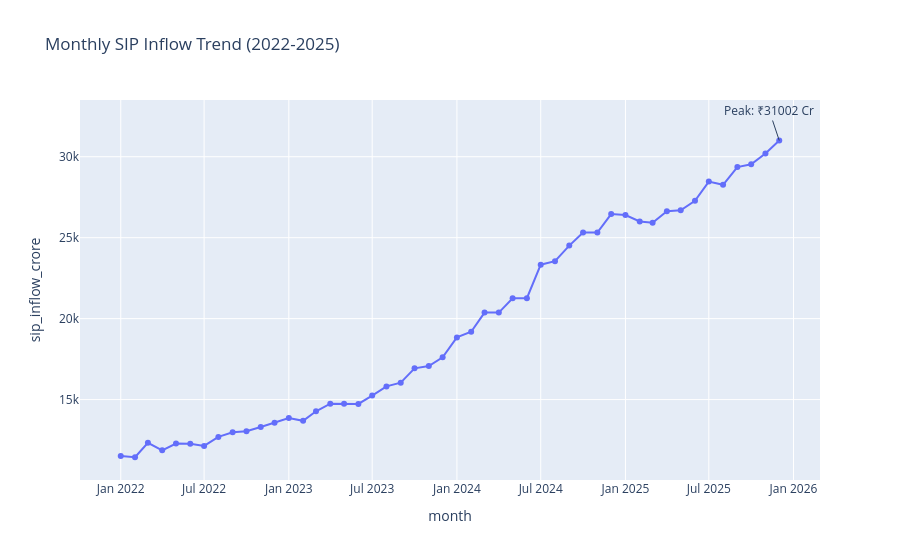

Notebook code cell kept with this figure:
### Code cell
import plotly.express as px

fig = px.line(
    sip,
    x='month',
    y='sip_inflow_crore',
    title='Monthly SIP Inflow Trend (2022-2025)',
    markers=True
)

peak = sip.loc[sip['sip_inflow_crore'].idxmax()]

fig.add_annotation(
    x=str(peak['month'].date()),
    y=peak['sip_inflow_crore'],
    text=f"Peak: ₹{peak['sip_inflow_crore']} Cr",
    showarrow=True
)

fig.show()

### Figure 1 — Plotly figure (JSON) as saved in the notebook; plotly's stock layout.template omitted (floating-point values rounded to 4 significant figures)
{"data": [{"hovertemplate": "month=%{x}<br>sip_inflow_crore=%{y}<extra></extra>", "legendgroup": "", "line": {"color": "#636efa", "dash": "solid"}, "marker": {"symbol": "circle"}, "mode": "lines+markers", "name": "", "orientation": "v", "showlegend": false, "type": "scatter", "x": ["2022-01-01T00:00:00", "2022-02-01T00:00:00", "2022-03-01T00:00:00", "2022-04-01T00:00:00", "2022-05-01T00:00:00", "2022-06-01T00:00:00", "2022-07-01T00:00:00", "2022-08-01T00:00:00", "2022-09-01T00:00:00", "2022-10-01T00:00:00", "2022-11-01T00:00:00", "2022-12-01T00:00:00", "2023-01-01T00:00:00", "2023-02-01T00:00:00", "2023-03-01T00:00:00", "2023-04-01T00:00:00", "2023-05-01T00:00:00", "2023-06-01T00:00:00", "2023-07-01T00:00:00", "2023-08-01T00:00:00", "2023-09-01T00:00:00", "2023-10-01T00:00:00", "2023-11-01T00:00:00", "2023-12-01T00:00:00", "2024-01-01T00:00:00", "2024-02-01T00:00:00", "2024-03-01T00:00:00", "2024-04-01T00:00:00", "2024-05-01T00:00:00", "2024-06-01T00:00:00", "2024-07-01T00:00:00", "2024-08-01T00:00:00", "2024-09-01T00:00:00", "2024-10-01T00:00:00", "2024-11-01T00:00:00", "2024-12-01T00:00:00", "2025-01-01T00:00:00", "2025-02-01T00:00:00", "2025-03-01T00:00:00", "2025-04-01T00:00:00", "2025-05-01T00:00:00", "2025-06-01T00:00:00", "2025-07-01T00:00:00", "2025-08-01T00:00:00", "2025-09-01T00:00:00", "2025-10-01T00:00:00", "2025-11-01T00:00:00", "2025-12-01T00:00:00"], "xaxis": "x", "y": [11517, 11438, 12328, 11863, 12286, 12276, 12140, 12694, 12976, 13040, 13306, 13573, 13856, 13687, 14276, 14749, 14749, 14734, 15245, 15814, 16042, 16928, 17073, 17610, 18838, 19187, 20371, 20371, 21262, 21262, 23332, 23547, 24509, 25323, 25320, 26459, 26400, 25999, 25926, 26632, 26688, 27274, 28464, 28265, 29361, 29529, 30200, 31002], "yaxis": "y"}], "layout": {"annotations": [{"showarrow": true, "text": "Peak: ₹31002 Cr", "x": "2025-12-01", "y": 31002}], "legend": {"tracegroupgap": 0}, "title": {"text": "Monthly SIP Inflow Trend (2022-2025)"}, "xaxis": {"anchor": "y", "domain": [0, 1], "title": {"text": "month"}}, "yaxis": {"anchor": "x", "domain": [0, 1], "title": {"text": "sip_inflow_crore"}}}}
